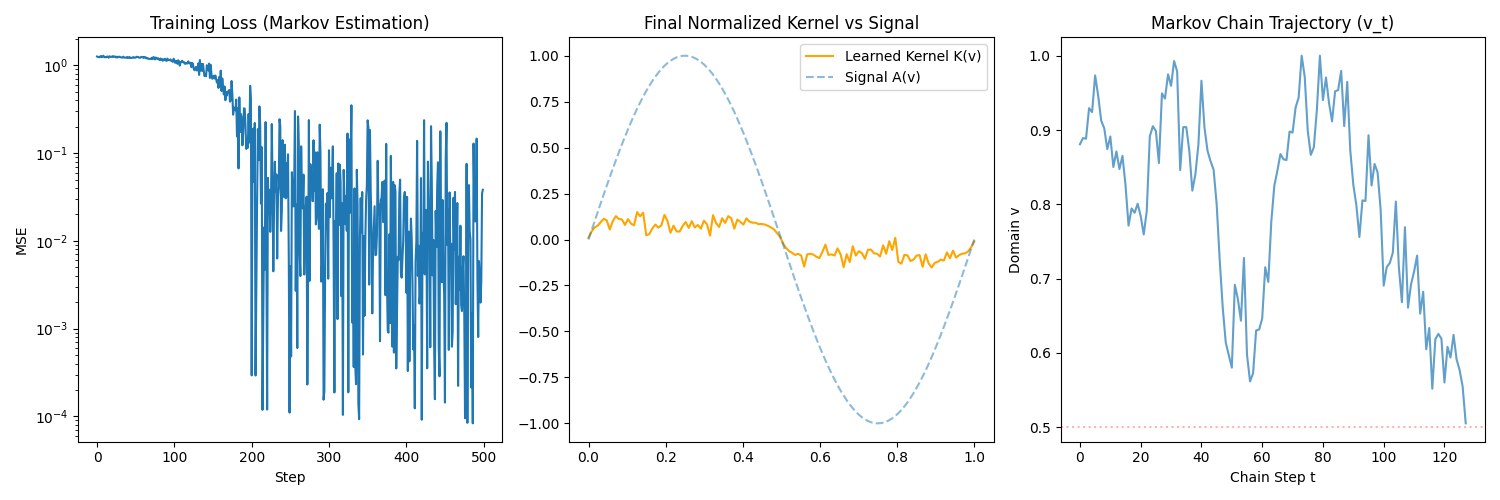

Source code (Python):
import torch
import torch.optim as optim
import matplotlib.pyplot as plt
import math
import argparse
from markov_omega import MarkovOmegaOperator

def run_analysis(simulate=True):
    device = "cuda" if torch.cuda.is_available() else "cpu"
    print(f"Using device: {device}")

    N = 128
    T = 128
    operator = MarkovOmegaOperator(N=N, T=T, device=device).to(device)

    # Signal A(v) = sin(2*pi*v)
    v_grid = torch.linspace(0, 1, N, device=device)
    A = torch.sin(2 * math.pi * v_grid)

    # Target complex value: 1.0 + 0.5j
    target = torch.complex(torch.tensor(1.0), torch.tensor(0.5)).to(device)

    optimizer = optim.Adam(operator.parameters(), lr=1e-2)

    steps = 500 if simulate else 10
    losses = []

    print("Starting Markov Omega Operator training...")
    for step in range(steps):
        optimizer.zero_grad()

        omega = operator(A)

        loss_main = torch.abs(omega - target)**2
        loss_reg = 0.05 * operator.smoothness_loss()

        loss = loss_main + loss_reg

        loss.backward()
        optimizer.step()

        losses.append(loss.item())

        if step % 50 == 0:
            # Complex number formatting
            res = omega.item()
            print(f"Step {step:03d} | Loss: {loss.item():.6f} | Ω: {res.real:.4f} + {res.imag:.4f}j")

    # Visualization
    plt.figure(figsize=(15, 5))

    # 1. Loss Curve
    plt.subplot(1, 3, 1)
    plt.plot(losses)
    plt.title("Training Loss (Markov Estimation)")
    plt.xlabel("Step")
    plt.ylabel("MSE")
    plt.yscale('log')

    # 2. Kernel K(v)
    plt.subplot(1, 3, 2)
    with torch.no_grad():
        K_final = operator.normalize_kernel().cpu().numpy()
        plt.plot(v_grid.cpu().numpy(), K_final, label='Learned Kernel K(v)', color='orange')
        plt.plot(v_grid.cpu().numpy(), A.cpu().numpy(), label='Signal A(v)', linestyle='--', alpha=0.5)
    plt.title("Final Normalized Kernel vs Signal")
    plt.legend()

    # 3. MCMC Sampling Trace (Final step)
    plt.subplot(1, 3, 3)
    with torch.no_grad():
        samples = operator.markov_chain().cpu().numpy()
        plt.plot(samples, alpha=0.7)
        plt.axhline(y=0.5, color='r', linestyle=':', alpha=0.3)
    plt.title("Markov Chain Trajectory (v_t)")
    plt.xlabel("Chain Step t")
    plt.ylabel("Domain v")

    plt.tight_layout()
    plt.savefig("markov_omega_analysis.png")
    print("Analysis complete. Results saved to markov_omega_analysis.png")

if __name__ == "__main__":
    parser = argparse.ArgumentParser()
    parser.add_argument("--simulate", action="store_true", default=True)
    args = parser.parse_args()

    run_analysis(args.simulate)
